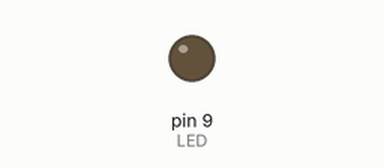
Bench run of a sketch on a simulated Arduino Uno, built with avr-gcc and run on an emulated ATmega328P. On the bench: output pins drawn as LEDs (lit = HIGH).

Above: at 0.15 s.
At 39.84 s:
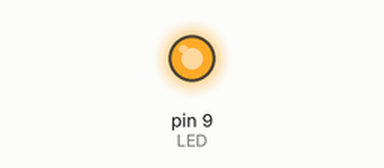
Timing chart, 0 to 40.0 s (numbered marks = the images above):
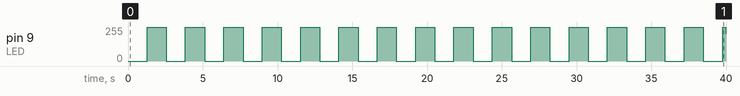

Measured:
- by itself, pin 9 (LED): 0/255 → 255/255 at 1.3 s, → 0/255 1.3 s later, → 255/255 1.3 s later, → 0/255 1.3 s later, … (32 changes in this stretch)

The sketch:

03.Fade.ino
```cpp
/* Program that increases and then decreases the brightness
 * of a led using PWM.
 * The led must be connected to PWM (~) pin of Arduino (3, 5, 6, 9, 10, 11).
 * The second parameter passed to analogWrite() function indicates
 * the duty cycle of the PWM waveform.
 * (0 --> 0% (LOW), 127 --> 50%, 255 --> 100% (HIGH))
 */

#define LED 9 // Arduino pin that the led is connected to

void setup() {
  /* Set LED pin as output */
  pinMode(LED, OUTPUT);
}

void loop() {
  /* Increase the led brightness, by increasing the PWM duty cycle */
  for (int i = 0; i < 256; i++){
    analogWrite(LED, i);
    delay(5);
  }
  /* Decrease the led brightness, by decreasing the PWM duty cycle */
  for (int i = 255; i >= 0; i--){
    analogWrite(LED, i);
    delay(5);
  }
}
```
